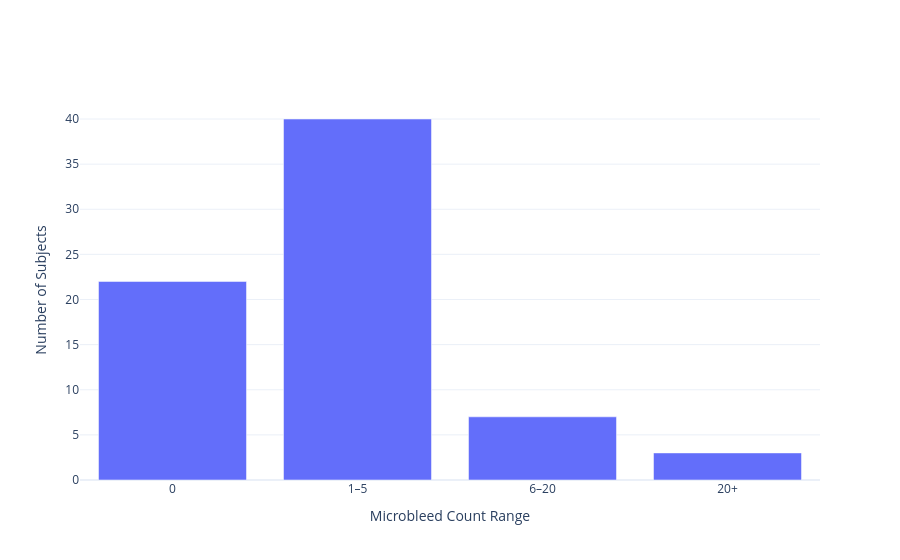

The cell this chart's notebook holds for it:
### Code cell
fig = go.Figure([
    go.Bar(
        x=list(bins.keys()),
        y=list(bins.values())
    )
])

fig.update_layout(
    template="plotly_white",
    xaxis_title="Microbleed Count Range",
    yaxis_title="Number of Subjects"
)

fig.show()
fig.write_image("cmb_distr_across_subj.png", width=1600, height=900, scale=3)

### Figure 1 — Plotly figure (JSON) as saved in the notebook; plotly's stock layout.template omitted (floating-point values rounded to 4 significant figures)
{"data": [{"type": "bar", "x": ["0", "1–5", "6–20", "20+"], "y": [22, 40, 7, 3]}], "layout": {"xaxis": {"title": {"text": "Microbleed Count Range"}}, "yaxis": {"title": {"text": "Number of Subjects"}}}}
